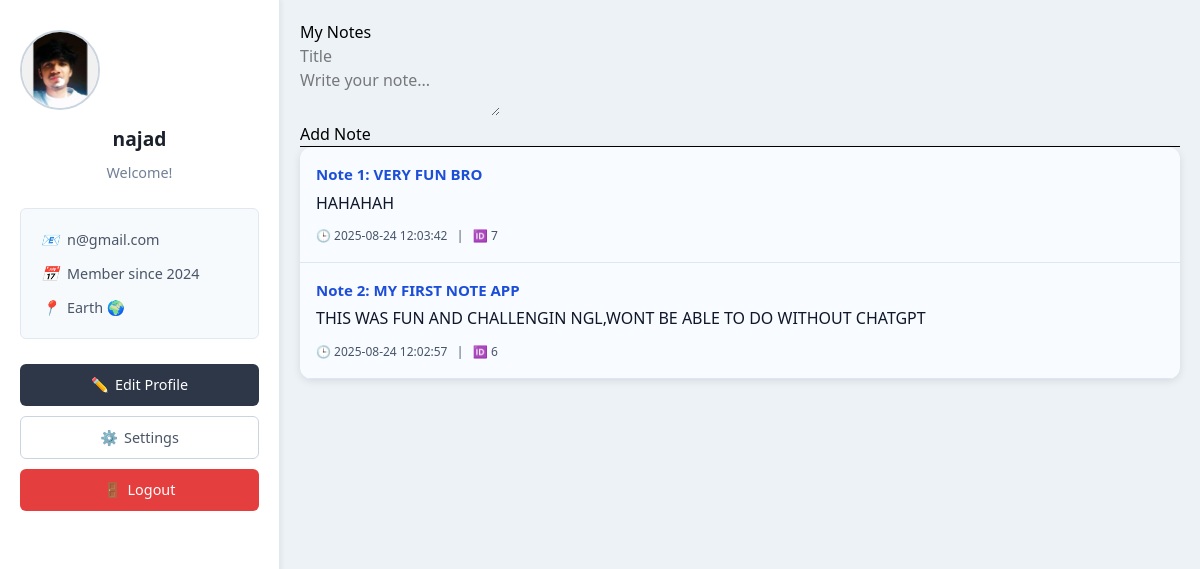
The page /profile (signed in) on the database as committed earlier.
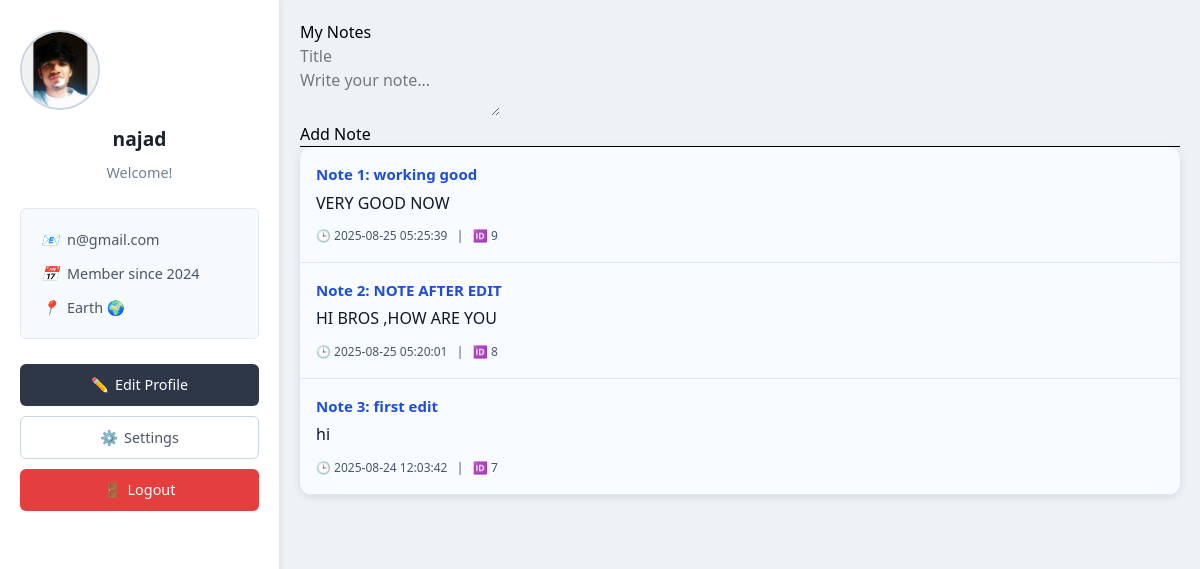
The same page on the database as committed later.
### tables this page shows
CREATE TABLE NOTES(
            id INTEGER PRIMARY KEY AUTOINCREMENT,
            user_id INTEGET NOT NULL,
            title TEXT NOT NULL,
            content TEXT NOT NULL,
            created_at TIMESTAMP DEFAULT CURRENT_TIMESTAMP,
            FOREIGN KEY(user_id) REFERENCES users(id)
                       );

### app.py (the view)
@app.route("/profile")
def profile():
    if "username" not in session:
        return redirect(url_for("login"))
    userid = session["user_id"]
    with sqlite3.connect(DB_PATH) as conn:
        cursor = conn.cursor()
        cursor.execute(
            "SELECT id, title, content, created_at FROM NOTES WHERE user_id = ? ORDER BY created_at DESC",
            (userid,)
        )
        notes = cursor.fetchall()
    return render_template(
        "profile.html",
        username=session["username"],
        email=session.get("email"),
        profilepic=url_for("uploaded_file", filename=session.get("profilepic")),
        notes=notes
    )

### templates/profile.html (shortened to what this page needs)
<!DOCTYPE html>
<html lang="en">
<head>
      <script src="https://cdn.jsdelivr.net/npm/@tailwindcss/browser@4"></script>
</head>
<body>
  <div class="sidebar">
    <div class="profile-card">
      <img src="{{ profilepic }}" alt="Profile Picture" class="profile-pic">
      <h1>{{ username }}</h1>
      <div class="subtitle">Welcome!</div>
      <div class="info-section">
        <div class="info-item">
          <i>📧</i>
          <span>{{ email }}</span>
        </div>
        <div class="info-item">
          <i>📅</i>
          <span>Member since 2024</span>
        </div>
        <div class="info-item">
          <i>📍</i>
          <span>Earth 🌍</span>
        </div>
      </div>
      <div class="buttons">
        <a href="#" class="btn btn-primary">
          ✏️<span> Edit Profile</span>
        </a>
        <a href="#" class="btn btn-secondary">
          ⚙️<span> Settings</span>
        </a>
        <a href="{{ url_for('logout') }}" class="btn btn-danger">
          🚪<span> Logout</span>
        </a>
      </div>
    </div>
  </div>
<div class="main-content">
<div class="notes-section">
  <h2>My Notes</h2>
  <form action="{{ url_for('addnotes') }}" method="POST">
    <input type="text" name="title" placeholder="Title" required><br>
    <textarea name="content" placeholder="Write your note..." required></textarea><br>
    <button type="submit">Add Note</button>
  </form>
  {% if notes %}
    <ul style="list-style-type: none; padding: 0; margin: 0; background: #f8fbff; border-radius: 12px; box-shadow: 0 2px 8px rgba(0,0,0,0.1); overflow: hidden;">
  {% for note in notes %}
    <li style="padding: 16px; border-bottom: 1px solid #dce7f5;">
      <strong style="color: #1d4ed8; font-size: 15px; display: block; margin-bottom: 6px;">
        Note {{ loop.index }}: {{ note[1] }}
      </strong>
      <p style="color: #0f172a; margin: 0 0 8px 0; line-height: 1.4;">
        {{ note[2] }}
      </p>
      <small style="color: #475569; font-size: 12px;">
        🕒 {{ note[3] }} &nbsp; | &nbsp; 🆔 {{ note[0] }}
      </small>
    </li>
  {% endfor %}
</ul>
  {% else %}
    <p>No notes yet.</p>
  {% endif %}
</div>
</div>
</body>
</html>

### templates/profile.html (style rules this page uses)
* { margin: 0; padding: 0; box-sizing: border-box; }
body { font-family: system-ui, -apple-system, sans-serif; background-color: #f8fafc; min-height: 100vh; display: flex; }
.sidebar { width: 280px; position: fixed; height: 100vh; left: 0; background: white; border-right: 1px solid #e2e8f0; box-shadow: 2px 0 4px rgba(0, 0, 0, 0.05); overflow-y: auto; }
.profile-card { background: white; padding: 30px 20px; width: 100%; text-align: center; }
.profile-pic { width: 80px; height: 80px; border-radius: 50%; object-fit: cover; margin-bottom: 15px; border: 2px solid #cbd5e0; }
h1 { font-size: 1.2rem; color: #1a202c; margin-bottom: 8px; font-weight: 600; }
.subtitle { color: #718096; margin-bottom: 25px; font-size: 0.9rem; }
.info-section { background-color: #f7fafc; border-radius: 6px; padding: 20px; margin-bottom: 25px; text-align: left; border: 1px solid #e2e8f0; }
.info-item { display: flex; align-items: center; margin-bottom: 12px; font-size: 0.9rem; color: #4a5568; }
.info-item:last-child { margin-bottom: 0; }
.info-item i { margin-right: 10px; width: 16px; color: #4a5568; }
.info-item span { display: block; }
.buttons { display: flex; flex-direction: column; gap: 10px; }
.btn { padding: 10px 20px; border: none; border-radius: 6px; font-size: 0.9rem; font-weight: 500; text-decoration: none; cursor: pointer; transition: all 0.2s; display: inline-flex; align-items: center; justify-content: center; gap: 6px; }
.btn span { display: inline; }
.btn-primary { background-color: #2d3748; color: white; }
.btn-secondary { background-color: white; color: #4a5568; border: 1px solid #cbd5e0; }
.btn-danger { background-color: #e53e3e; color: white; }
.main-content { flex: 1; margin-left: 280px; padding: 20px; background-color: #edf2f7; }

Rows that differ between the two databases and show on the page:
removed NOTES: title "MY FIRST NOTE APP", content "THIS WAS FUN AND CHALLENGIN NGL,WONT BE ABLE TO DO WITHOUT CHATGPT", created_at "2025-08-24 12:02:57", id "6"
added NOTES: title "working good", content "VERY GOOD NOW", created_at "2025-08-25 05:25:39", id "9"
added NOTES: title "NOTE AFTER EDIT", content "HI BROS ,HOW ARE YOU", created_at "2025-08-25 05:20:01", id "8"
changed NOTES id 7: title "VERY FUN BRO" → "first edit"; content "HAHAHAH" → "hi"
